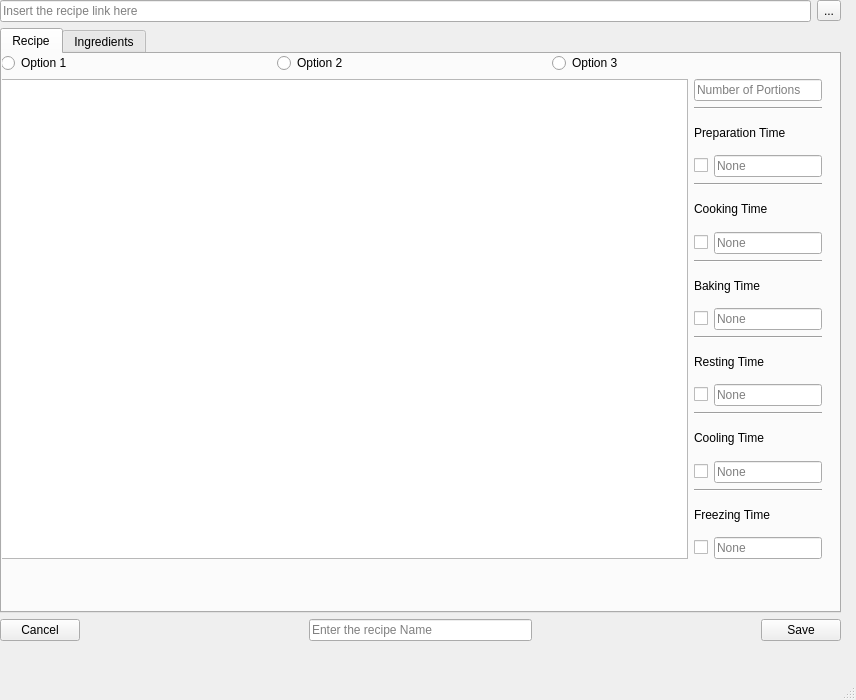
<?xml version="1.0" encoding="UTF-8"?>
<ui version="4.0">
 <class>MainWindow</class>
 <widget class="QMainWindow" name="MainWindow">
  <property name="geometry">
   <rect>
    <x>0</x>
    <y>0</y>
    <width>856</width>
    <height>700</height>
   </rect>
  </property>
  <property name="sizePolicy">
   <sizepolicy hsizetype="Fixed" vsizetype="Fixed">
    <horstretch>0</horstretch>
    <verstretch>0</verstretch>
   </sizepolicy>
  </property>
  <property name="windowTitle">
   <string>MainWindow</string>
  </property>
  <widget class="QWidget" name="centralwidget">
   <widget class="QWidget" name="verticalLayoutWidget">
    <property name="geometry">
     <rect>
      <x>0</x>
      <y>0</y>
      <width>841</width>
      <height>641</height>
     </rect>
    </property>
    <layout class="QVBoxLayout" name="verticalLayout">
     <item>
      <layout class="QHBoxLayout" name="horizontalLayout">
       <item>
        <widget class="QLineEdit" name="adress_edit">
         <property name="sizePolicy">
          <sizepolicy hsizetype="Expanding" vsizetype="Fixed">
           <horstretch>0</horstretch>
           <verstretch>0</verstretch>
          </sizepolicy>
         </property>
         <property name="placeholderText">
          <string>Insert the recipe link here</string>
         </property>
        </widget>
       </item>
       <item>
        <widget class="QToolButton" name="start_search_button">
         <property name="text">
          <string>...</string>
         </property>
         <property name="icon">
          <iconset>
           <normaloff>icons/search.png</normaloff>icons/search.png</iconset>
         </property>
         <property name="iconSize">
          <size>
           <width>32</width>
           <height>32</height>
          </size>
         </property>
        </widget>
       </item>
      </layout>
     </item>
     <item>
      <widget class="QTabWidget" name="tabWidget">
       <property name="sizePolicy">
        <sizepolicy hsizetype="MinimumExpanding" vsizetype="MinimumExpanding">
         <horstretch>0</horstretch>
         <verstretch>0</verstretch>
        </sizepolicy>
       </property>
       <property name="currentIndex">
        <number>0</number>
       </property>
       <widget class="QWidget" name="rec_tab">
        <property name="sizePolicy">
         <sizepolicy hsizetype="Fixed" vsizetype="Fixed">
          <horstretch>0</horstretch>
          <verstretch>0</verstretch>
         </sizepolicy>
        </property>
        <attribute name="title">
         <string>Recipe</string>
        </attribute>
        <widget class="QWidget" name="verticalLayoutWidget_2">
         <property name="geometry">
          <rect>
           <x>-1</x>
           <y>-1</y>
           <width>821</width>
           <height>506</height>
          </rect>
         </property>
         <layout class="QVBoxLayout" name="verticalLayout_2">
          <item>
           <layout class="QHBoxLayout" name="horizontalLayout_2">
            <item>
             <widget class="QRadioButton" name="pos1_rb">
              <property name="text">
               <string>Option 1</string>
              </property>
             </widget>
            </item>
            <item>
             <widget class="QRadioButton" name="pos2_rb">
              <property name="text">
               <string>Option 2</string>
              </property>
             </widget>
            </item>
            <item>
             <widget class="QRadioButton" name="pos3_rb">
              <property name="text">
               <string>Option 3</string>
              </property>
             </widget>
            </item>
           </layout>
          </item>
          <item>
           <layout class="QHBoxLayout" name="horizontalLayout_5">
            <item>
             <widget class="QTextBrowser" name="rec_text">
              <property name="sizePolicy">
               <sizepolicy hsizetype="MinimumExpanding" vsizetype="MinimumExpanding">
                <horstretch>0</horstretch>
                <verstretch>0</verstretch>
               </sizepolicy>
              </property>
             </widget>
            </item>
            <item>
             <layout class="QVBoxLayout" name="verticalLayout_4">
              <item>
               <widget class="QLineEdit" name="portion_edit">
                <property name="sizePolicy">
                 <sizepolicy hsizetype="Minimum" vsizetype="Fixed">
                  <horstretch>0</horstretch>
                  <verstretch>0</verstretch>
                 </sizepolicy>
                </property>
                <property name="placeholderText">
                 <string>Number of Portions</string>
                </property>
               </widget>
              </item>
              <item>
               <widget class="Line" name="line">
                <property name="orientation">
                 <enum>Qt::Horizontal</enum>
                </property>
               </widget>
              </item>
              <item>
               <widget class="QLabel" name="label">
                <property name="text">
                 <string>Preparation Time</string>
                </property>
               </widget>
              </item>
              <item>
               <layout class="QHBoxLayout" name="horizontalLayout_6">
                <item>
                 <widget class="QCheckBox" name="prep_check">
                  <property name="text">
                   <string/>
                  </property>
                 </widget>
                </item>
                <item>
                 <widget class="QLineEdit" name="prep_edit">
                  <property name="sizePolicy">
                   <sizepolicy hsizetype="Minimum" vsizetype="Fixed">
                    <horstretch>0</horstretch>
                    <verstretch>0</verstretch>
                   </sizepolicy>
                  </property>
                  <property name="placeholderText">
                   <string>None</string>
                  </property>
                 </widget>
                </item>
               </layout>
              </item>
              <item>
               <widget class="Line" name="line_2">
                <property name="orientation">
                 <enum>Qt::Horizontal</enum>
                </property>
               </widget>
              </item>
              <item>
               <widget class="QLabel" name="label_2">
                <property name="text">
                 <string>Cooking Time</string>
                </property>
               </widget>
              </item>
              <item>
               <layout class="QHBoxLayout" name="horizontalLayout_7">
                <item>
                 <widget class="QCheckBox" name="cook_check">
                  <property name="text">
                   <string/>
                  </property>
                 </widget>
                </item>
                <item>
                 <widget class="QLineEdit" name="cook_edit">
                  <property name="sizePolicy">
                   <sizepolicy hsizetype="Minimum" vsizetype="Fixed">
                    <horstretch>0</horstretch>
                    <verstretch>0</verstretch>
                   </sizepolicy>
                  </property>
                  <property name="placeholderText">
                   <string>None</string>
                  </property>
                 </widget>
                </item>
               </layout>
              </item>
              <item>
               <widget class="Line" name="line_3">
                <property name="orientation">
                 <enum>Qt::Horizontal</enum>
                </property>
               </widget>
              </item>
              <item>
               <widget class="QLabel" name="label_3">
                <property name="text">
                 <string>Baking Time</string>
                </property>
               </widget>
              </item>
              <item>
               <layout class="QHBoxLayout" name="horizontalLayout_8">
                <item>
                 <widget class="QCheckBox" name="baking_check">
                  <property name="text">
                   <string/>
                  </property>
                 </widget>
                </item>
                <item>
                 <widget class="QLineEdit" name="baking_edit">
                  <property name="sizePolicy">
                   <sizepolicy hsizetype="Minimum" vsizetype="Fixed">
                    <horstretch>0</horstretch>
                    <verstretch>0</verstretch>
                   </sizepolicy>
                  </property>
                  <property name="placeholderText">
                   <string>None</string>
                  </property>
                 </widget>
                </item>
               </layout>
              </item>
              <item>
               <widget class="Line" name="line_4">
                <property name="orientation">
                 <enum>Qt::Horizontal</enum>
                </property>
               </widget>
              </item>
              <item>
               <widget class="QLabel" name="label_4">
                <property name="text">
                 <string>Resting Time</string>
                </property>
               </widget>
              </item>
              <item>
               <layout class="QHBoxLayout" name="horizontalLayout_9">
                <item>
                 <widget class="QCheckBox" name="rest_check">
                  <property name="text">
                   <string/>
                  </property>
                 </widget>
                </item>
                <item>
                 <widget class="QLineEdit" name="rest_edit">
                  <property name="sizePolicy">
                   <sizepolicy hsizetype="Minimum" vsizetype="Fixed">
                    <horstretch>0</horstretch>
                    <verstretch>0</verstretch>
                   </sizepolicy>
                  </property>
                  <property name="placeholderText">
                   <string>None</string>
                  </property>
                 </widget>
                </item>
               </layout>
              </item>
              <item>
               <widget class="Line" name="line_5">
                <property name="orientation">
                 <enum>Qt::Horizontal</enum>
                </property>
               </widget>
              </item>
              <item>
               <widget class="QLabel" name="label_5">
                <property name="text">
                 <string>Cooling Time</string>
                </property>
               </widget>
              </item>
              <item>
               <layout class="QHBoxLayout" name="horizontalLayout_10">
                <item>
                 <widget class="QCheckBox" name="cool_check">
                  <property name="text">
                   <string/>
                  </property>
                 </widget>
                </item>
                <item>
                 <widget class="QLineEdit" name="cool_edit">
                  <property name="sizePolicy">
                   <sizepolicy hsizetype="Minimum" vsizetype="Fixed">
                    <horstretch>0</horstretch>
                    <verstretch>0</verstretch>
                   </sizepolicy>
                  </property>
                  <property name="placeholderText">
                   <string>None</string>
                  </property>
                 </widget>
                </item>
               </layout>
              </item>
              <item>
               <widget class="Line" name="line_6">
                <property name="orientation">
                 <enum>Qt::Horizontal</enum>
                </property>
               </widget>
              </item>
              <item>
               <widget class="QLabel" name="label_6">
                <property name="text">
                 <string>Freezing Time</string>
                </property>
               </widget>
              </item>
              <item>
               <layout class="QHBoxLayout" name="horizontalLayout_11">
                <item>
                 <widget class="QCheckBox" name="freeze_check">
                  <property name="text">
                   <string/>
                  </property>
                 </widget>
                </item>
                <item>
                 <widget class="QLineEdit" name="freeze_edit">
                  <property name="sizePolicy">
                   <sizepolicy hsizetype="Minimum" vsizetype="Fixed">
                    <horstretch>0</horstretch>
                    <verstretch>0</verstretch>
                   </sizepolicy>
                  </property>
                  <property name="placeholderText">
                   <string>None</string>
                  </property>
                 </widget>
                </item>
               </layout>
              </item>
             </layout>
            </item>
           </layout>
          </item>
         </layout>
        </widget>
       </widget>
       <widget class="QWidget" name="ingr_tab">
        <attribute name="title">
         <string>Ingredients</string>
        </attribute>
        <widget class="QWidget" name="verticalLayoutWidget_3">
         <property name="geometry">
          <rect>
           <x>-1</x>
           <y>-1</y>
           <width>831</width>
           <height>501</height>
          </rect>
         </property>
         <layout class="QVBoxLayout" name="verticalLayout_3">
          <item>
           <layout class="QHBoxLayout" name="horizontalLayout_4">
            <item>
             <widget class="QRadioButton" name="pos1_irb">
              <property name="text">
               <string>Option 1</string>
              </property>
             </widget>
            </item>
            <item>
             <widget class="QRadioButton" name="pos2_irb">
              <property name="text">
               <string>Option 2</string>
              </property>
             </widget>
            </item>
            <item>
             <widget class="QRadioButton" name="pos3_irb">
              <property name="text">
               <string>Option 3</string>
              </property>
             </widget>
            </item>
           </layout>
          </item>
          <item>
           <widget class="QTextBrowser" name="ingr_text">
            <property name="sizePolicy">
             <sizepolicy hsizetype="MinimumExpanding" vsizetype="Expanding">
              <horstretch>0</horstretch>
              <verstretch>0</verstretch>
             </sizepolicy>
            </property>
           </widget>
          </item>
         </layout>
        </widget>
       </widget>
      </widget>
     </item>
     <item>
      <layout class="QHBoxLayout" name="horizontalLayout_3">
       <item>
        <widget class="QPushButton" name="cancel_button">
         <property name="text">
          <string>Cancel</string>
         </property>
        </widget>
       </item>
       <item>
        <spacer name="horizontalSpacer_2">
         <property name="orientation">
          <enum>Qt::Horizontal</enum>
         </property>
         <property name="sizeHint" stdset="0">
          <size>
           <width>40</width>
           <height>20</height>
          </size>
         </property>
        </spacer>
       </item>
       <item>
        <widget class="QLineEdit" name="name_edit">
         <property name="placeholderText">
          <string>Enter the recipe Name</string>
         </property>
        </widget>
       </item>
       <item>
        <spacer name="horizontalSpacer">
         <property name="orientation">
          <enum>Qt::Horizontal</enum>
         </property>
         <property name="sizeHint" stdset="0">
          <size>
           <width>40</width>
           <height>20</height>
          </size>
         </property>
        </spacer>
       </item>
       <item>
        <widget class="QPushButton" name="save_button">
         <property name="text">
          <string>Save</string>
         </property>
        </widget>
       </item>
      </layout>
     </item>
    </layout>
   </widget>
  </widget>
  <widget class="QMenuBar" name="menubar">
   <property name="geometry">
    <rect>
     <x>0</x>
     <y>0</y>
     <width>856</width>
     <height>30</height>
    </rect>
   </property>
  </widget>
  <widget class="QStatusBar" name="statusbar"/>
 </widget>
 <resources/>
 <connections/>
</ui>
